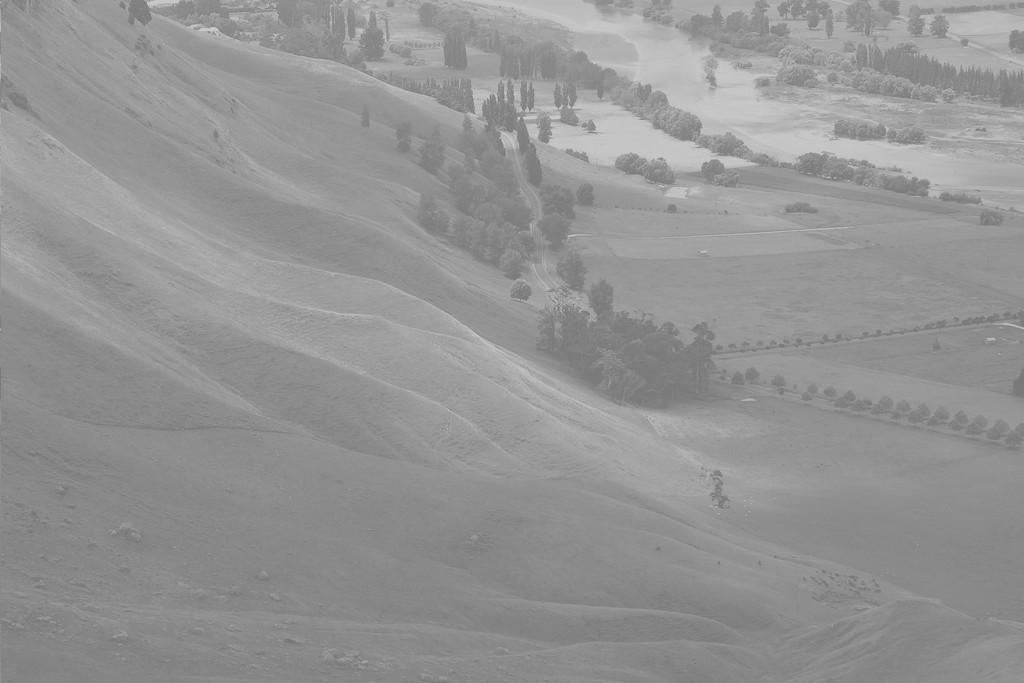
#> input picture au/au2/bay.jpg, 1024 x 683 px
$ python a3.py
#> lines starting #> are read from the running program, lines starting #| are printed output that depends on the picture
import cv2
import numpy as np
from matplotlib import pyplot as plt

img = cv2.imread("bay.jpg")
#> img is the input picture: shape (683, 1024, 3); min 114, max 212, mean 148

plt.figure(1)
plt.subplot(1,2,1)
hist, bins = np.histogram(img.flatten(),256,[0,256])
#> hist = 256 values, max 90798 at index 137, min 0 at index 0, mean 8196; bins = 257 values from 0 to 256
plt.hist(img.flatten(),256,[0,256],color="r")
plt.xlim([0,256])
plt.legend(("histogram"),loc="upper left")
plt.title("Image histogram")

plt.subplot(1,2,2)
plt.title("Original image")
plt.imshow(img)

plt.show()
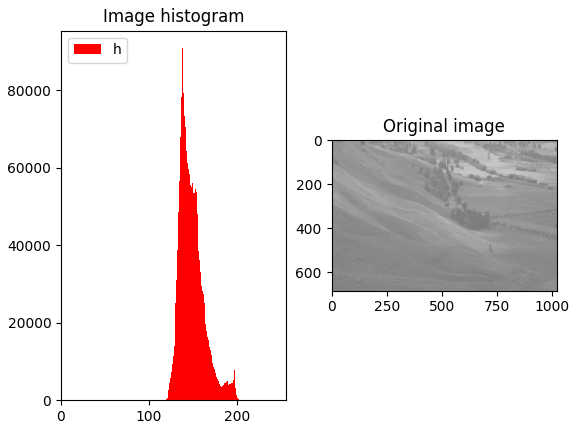
#> figure drawn by matplotlib, 2 panels; panel 1: tallest bar 90798 high, from x = 137 to 138
